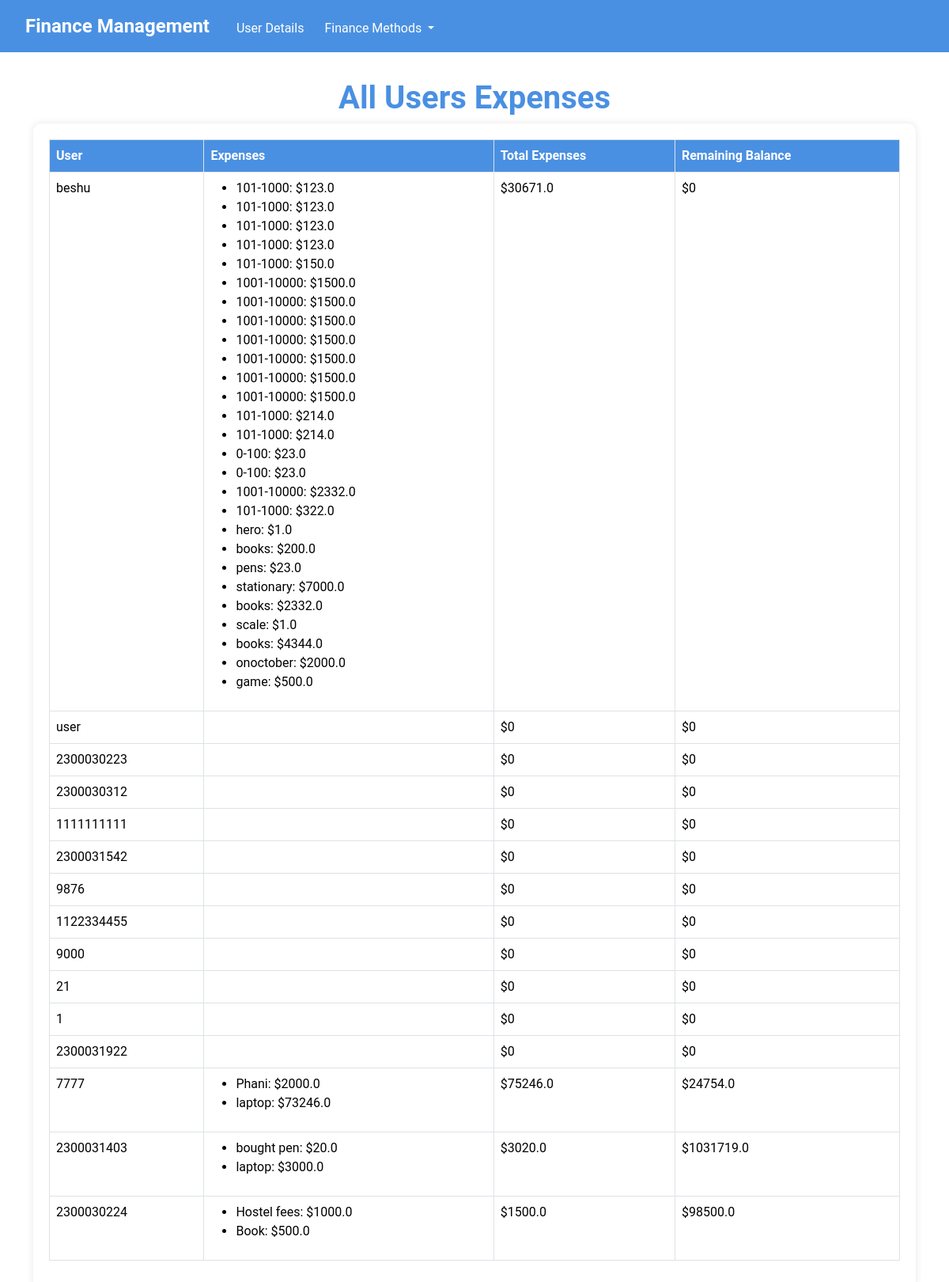
Page /all_users_expenses/ on the earlier database version.
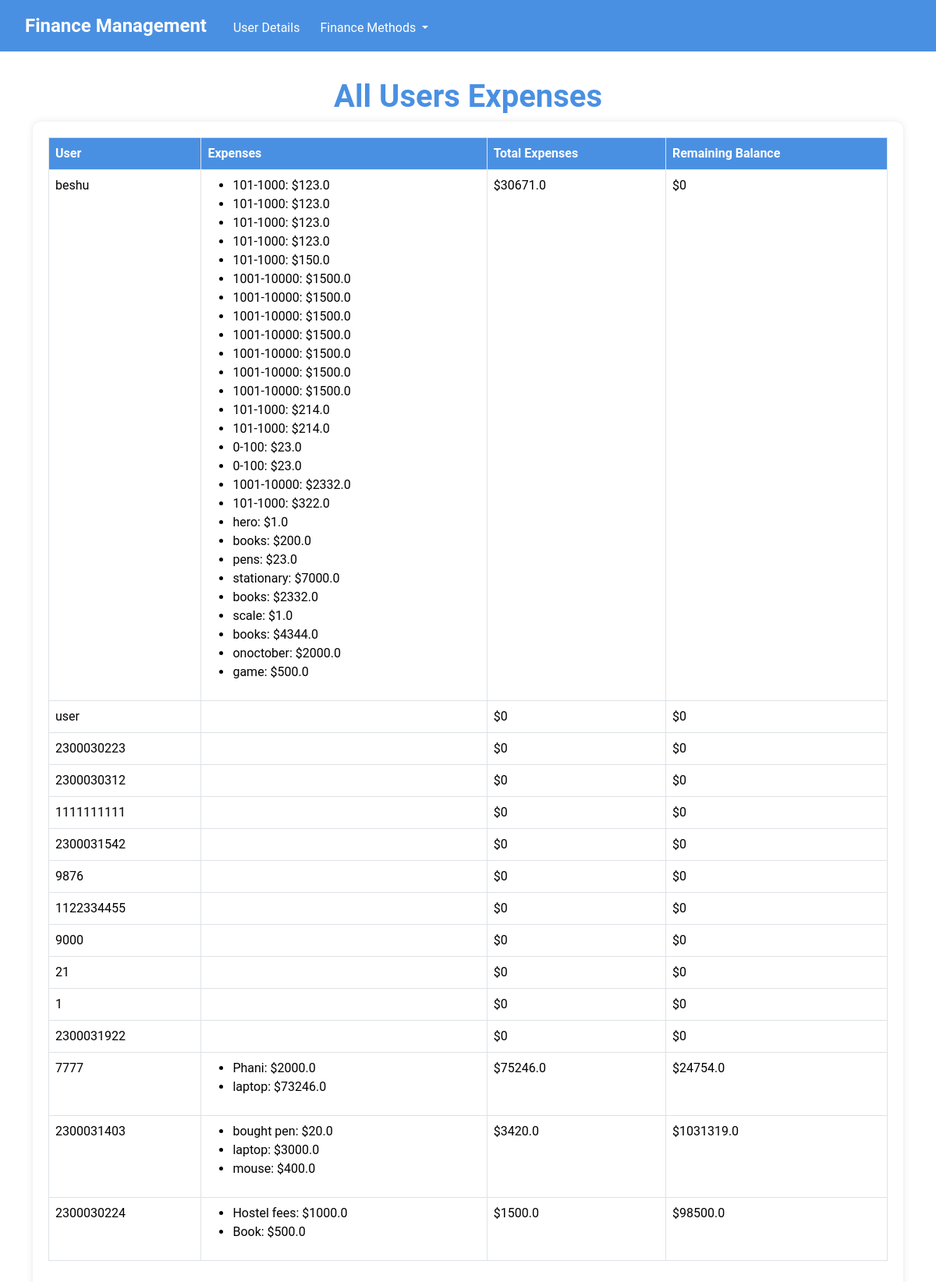
Same page on the later database version.
### UserApp/models.py (models this page shows)
class Expense(models.Model):
    user = models.ForeignKey(User, on_delete=models.CASCADE, default=1)
    name = models.CharField(max_length=100)
    amount = models.FloatField()
    date = models.DateField(default=timezone.now)

### adminapp/views.py (the view)
# urls.py: path('all_users_expenses/', views.all_users_expenses, name='all_users_expenses'),
def all_users_expenses(request):
    users_data = []
    users = User.objects.all()
    for user in users:
        expenses = Expense.objects.filter(user=user)
        total_expenses = sum(expense.amount for expense in expenses)
        try:
            user_balance = UserBalance.objects.get(user=user)
        except UserBalance.DoesNotExist:
            user_balance = None
        remaining_balance = user_balance.balance - total_expenses if user_balance else 0
        users_data.append({
            'user': user,
            'expenses': expenses,
            'total_expenses': total_expenses,
            'remaining_balance': remaining_balance
        })
    return render(request, 'adminapp/all_users_expenses.html', {'users_data': users_data})

### templates/adminapp/all_users_expenses.html (shortened to what this page needs)
<!DOCTYPE html>
<html lang="en">
<head>
    <link href="https://cdn.jsdelivr.net/npm/bootstrap@5.3.3/dist/css/bootstrap.min.css" rel="stylesheet">
</head>
<body>
    <nav class="navbar navbar-expand-lg navbar-custom">
        <div class="container-fluid">
            <a class="navbar-brand" href="{% url 'adminapp:homepagecall' %}">Finance Management</a>
            <div class="collapse navbar-collapse" id="navbarNavDropdown">
                <ul class="navbar-nav">
                    <li class="nav-item">
                        <a class="nav-link" href="{% url 'adminapp:all_users_expenses' %}" style="padding-top:14px; margin-left:10px;">User Details</a>
                    </li>
                    <li class="nav-item dropdown" style="padding-top:6px; margin-left:10px;">
                        <a class="nav-link dropdown-toggle" href="#" id="navbarDropdownMenuLink" role="button" data-bs-toggle="dropdown" aria-expanded="false">
                            Finance Methods
                        </a>
                    </li>
                </ul>
            </div>
        </div>
    </nav>
    <div class="container">
        <h1 class="text-center" style="color: #4a90e2; font-weight: bold;">All Users Expenses</h1>
        <div class="table-container">
            <table class="table table-bordered">
                <thead>
                    <tr>
                        <th>User</th>
                        <th>Expenses</th>
                        <th>Total Expenses</th>
                        <th>Remaining Balance</th>
                    </tr>
                </thead>
                <tbody>
                    {% for user_data in users_data %}
                    <tr>
                        <td>{{ user_data.user.username }}</td>
                        <td>
                            <ul>
                                {% for expense in user_data.expenses %}
                                <li>{{ expense.name }}: ${{ expense.amount }}</li>
                                {% endfor %}
                            </ul>
                        </td>
                        <td>${{ user_data.total_expenses }}</td>
                        <td>${{ user_data.remaining_balance }}</td>
                    </tr>
                    {% endfor %}
                </tbody>
            </table>
        </div>
    </div>
</body>
</html>

### templates/adminapp/all_users_expenses.html (style rules this page uses)
body { background: url('https://www.toptal.com/designers/subtlepatterns/patterns/memphis-mini.png') repeat; font-family: 'Roboto', sans-serif; margin-top: 70px; }
.navbar-custom { background-color: #4a90e2; padding: 10px 20px; position: fixed; top: 0; width: 100%; z-index: 1000; }
.navbar-custom .navbar-brand { font-size: 1.5rem; font-weight: bold; color: #fff; }
.navbar-custom .nav-link { color: #fff; font-size: 1rem; }
.container { margin-top: 100px; }
.table-container { background-color: #fff; border-radius: 10px; box-shadow: 0 0 10px rgba(0, 0, 0, 0.1); padding: 20px; }
.table thead th { background-color: #4a90e2; color: #fff; font-weight: bold; }

Differences in the rows shown:
added Expense: name "mouse", amount "400.0"
Other differences:
{{ user_data.total_expenses }}: "3020.0" → "3420.0"
{{ user_data.remaining_balance }}: "1031719.0" → "1031319.0"
